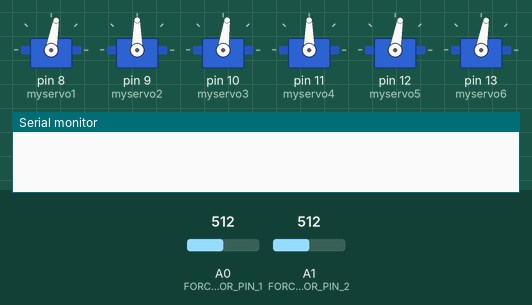
Simulated run of this sketch. Board: Arduino Uno, built with avr-gcc and run on an emulated ATmega328P. Parts: 6 × servo, the last lines printed to the serial monitor. The test bench sets the inputs (shaded band); at power-on: A0 (FORCE_SENSOR_PIN_1) = 512, A1 (FORCE_SENSOR_PIN_2) = 512.

Above: at 0.15 s.
At 3.3 s:
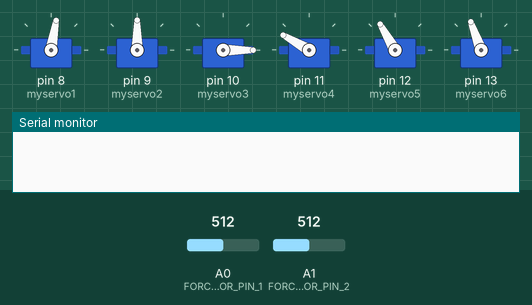
At 6.8 s:
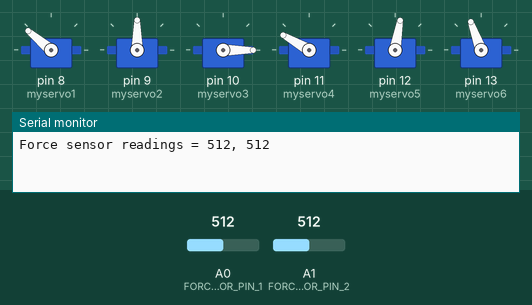
At 11.0 s:
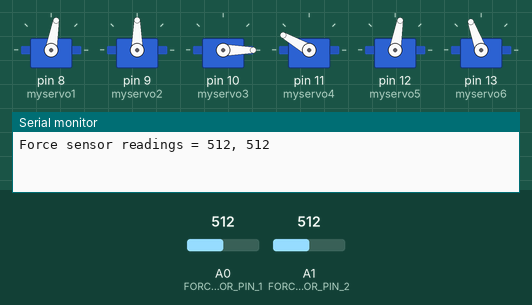
At 21.5 s:
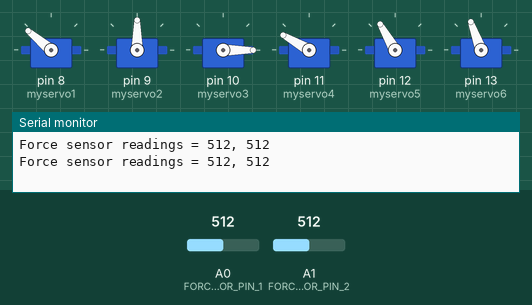
At 30.5 s:
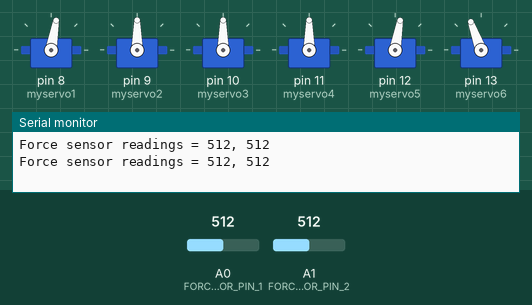
Timing chart, 0 to 40.0 s (numbered marks = the images above):
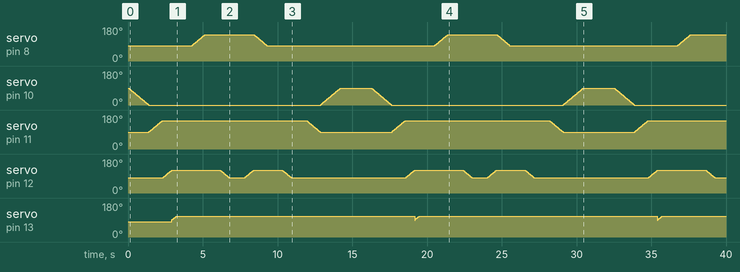

The sketch:

Servo.ino
```cpp
#include <Servo.h>

Servo myservo1;  // create servo object to control a servo
Servo myservo2;
Servo myservo3;
Servo myservo4;
Servo myservo5;
Servo myservo6;

// twelve servo objects can be created on most boards

int pos = 0;    // variable to store the servo position
int runvalue = 0;

#define FORCE_SENSOR_PIN_1 A0 // the FSR and 10K pulldown are connected to A0
#define FORCE_SENSOR_PIN_2 A1 // the FSR and 10K pulldown are connected to A1

void setup() {
  Serial.begin(9600);

  myservo1.attach(8);
  myservo2.attach(9);
  myservo3.attach(10);
  myservo4.attach(11);
  myservo5.attach(12);
  myservo6.attach(13);

  myservo1.write(80);
  myservo2.write(90);
  myservo3.write(90);
  myservo4.write(90);
  myservo5.write(80);
  myservo6.write(80);
}

void loop() {
  if(runvalue == 0){

    for (pos = 90; pos >= 90; pos -= 1) { // goes from 0 degrees to 180 degrees
      // in steps of 2 degree
      myservo2.write(pos);              // tell servo to go to position in variable 'pos'
      delay(15);                       // waits 15ms for the servo to reach the position
    }

    for (pos = 90; pos >= 0; pos -= 1) { // goes from 0 degrees to 180 degrees
      // in steps of 2 degree
      myservo3.write(pos);              // tell servo to go to position in variable 'pos'
      delay(15);                       // waits 15ms for the servo to reach the position
    }

    for (pos = 90; pos <= 150; pos += 1) { // goes from 0 degrees to 180 degrees
      // in steps of 2 degree
      myservo4.write(pos);              // tell servo to go to position in variable 'pos'
      delay(15);                       // waits 15ms for the servo to reach the position
    }

    for (pos = 80; pos <= 120; pos += 1) { // goes from 0 degrees to 180 degrees
      // in steps of 2 degree
      myservo5.write(pos);              // tell servo to go to position in variable 'pos'
      delay(15);                       // waits 15ms for the servo to reach the position
    }

    for (pos = 90; pos <= 110; pos += 1) { // goes from 0 degrees to 180 degrees
      // in steps of 2 degree
      myservo6.write(pos);              // tell servo to go to position in variable 'pos'
      delay(15);                       // waits 15ms for the servo to reach the position
    }

    delay(1000);

    for (pos = 80; pos <= 140; pos += 1) { // goes from 180 degrees to 0 degrees
      myservo1.write(pos);              // tell servo to go to position in variable 'pos'
      delay(15);                       // waits 15ms for the servo to reach the position
    }

    int analogReading1 = analogRead(FORCE_SENSOR_PIN_1);
    int analogReading2 = analogRead(FORCE_SENSOR_PIN_2);
    Serial.print("Force sensor readings = ");
    Serial.print(analogReading1); // print the raw analog reading
    Serial.print(", ");
    Serial.print(analogReading2); // print the raw analog reading
    Serial.println();

    delay(1000);

    /*
    for (pos = 180; pos >= 130; pos -= 1) { // goes from 180 degrees to 0 degrees
      myservo1.write(pos);              // tell servo to go to position in variable 'pos'
      delay(15);                       // waits 15ms for the servo to reach the position
    }
    */

    for (pos = 120; pos >= 80; pos -= 1) { // goes from 0 degrees to 180 degrees
      // in steps of 2 degree
      myservo5.write(pos);              // tell servo to go to position in variable 'pos'
      delay(15);                       // waits 15ms for the servo to reach the position
    }

    delay(1000);

    for (pos = 80; pos <= 120; pos += 1) { // goes from 0 degrees to 180 degrees
      // in steps of 2 degree
      myservo5.write(pos);              // tell servo to go to position in variable 'pos'
      delay(15);                       // waits 15ms for the servo to reach the position
    }

    for (pos = 140; pos >= 80; pos -= 1) { // goes from 180 degrees to 0 degrees
      myservo1.write(pos);              // tell servo to go to position in variable 'pos'
      delay(15);                       // waits 15ms for the servo to reach the position
    }

    delay (1000);

    for (pos = 120; pos >= 80; pos -= 1) { // goes from 0 degrees to 180 degrees
      // in steps of 2 degree
      myservo5.write(pos);              // tell servo to go to position in variable 'pos'
      delay(15);                       // waits 15ms for the servo to reach the position
    }

    delay(1000);

    for (pos = 150; pos >= 90; pos -= 1) { // goes from 0 degrees to 180 degrees
      // in steps of 2 degree
      myservo4.write(pos);              // tell servo to go to position in variable 'pos'
      delay(15);                       // waits 15ms for the servo to reach the position
    }

    for (pos = 0; pos <= 90; pos += 1) { // goes from 0 degrees to 180 degrees
      // in steps of 2 degree
      myservo3.write(pos);              // tell servo to go to position in variable 'pos'
      delay(15);                       // waits 15ms for the servo to reach the position
    }

    for (pos = 90; pos <= 90; pos += 1) { // goes from 0 degrees to 180 degrees
      // in steps of 2 degree
      myservo2.write(pos);              // tell servo to go to position in variable 'pos'
      delay(15);                       // waits 15ms for the servo to reach the position
    }
    delay(2000);
    //runvalue = 1;

  }
  else{
    int analogReading1 = analogRead(FORCE_SENSOR_PIN_1);
    int analogReading2 = analogRead(FORCE_SENSOR_PIN_2);
    Serial.print("Force sensor readings = ");
    Serial.print(analogReading1); // print the raw analog reading
    Serial.print(", ");
    Serial.print(analogReading2); // print the raw analog reading
    Serial.println();
  }

}
```

Measured:
- by itself, servo on pin 13 (myservo6): ramps from 90° to 110° and jumps back, once every 16.2 s
